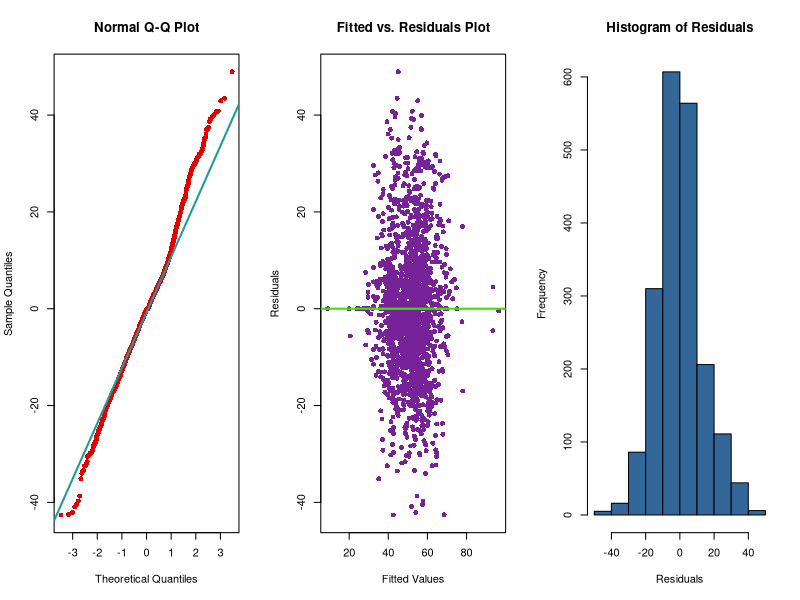
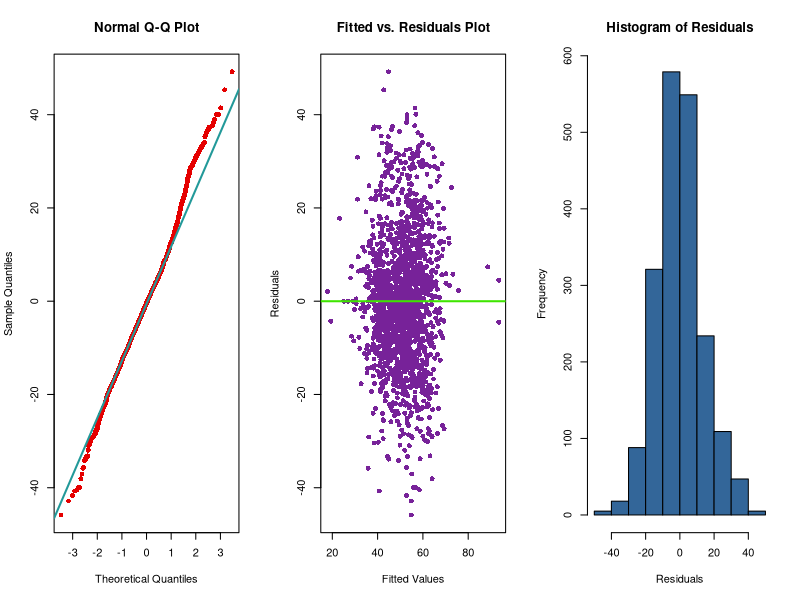
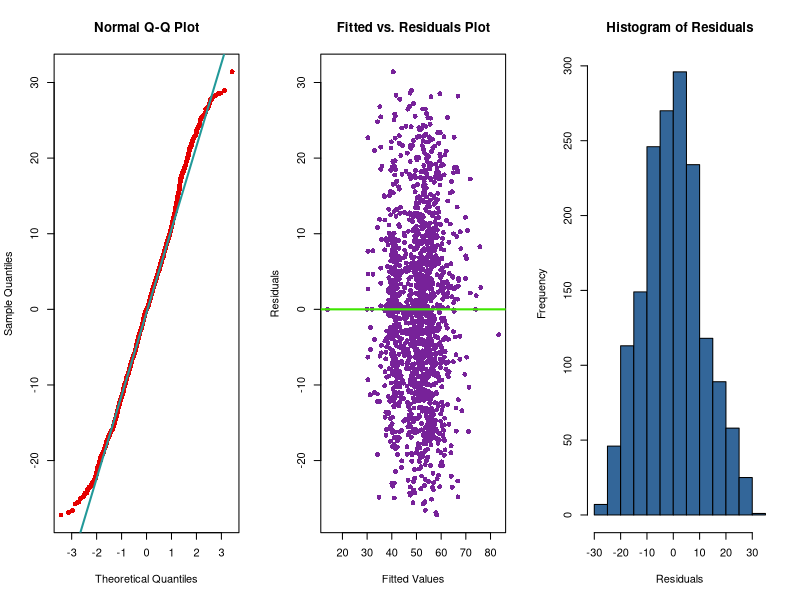
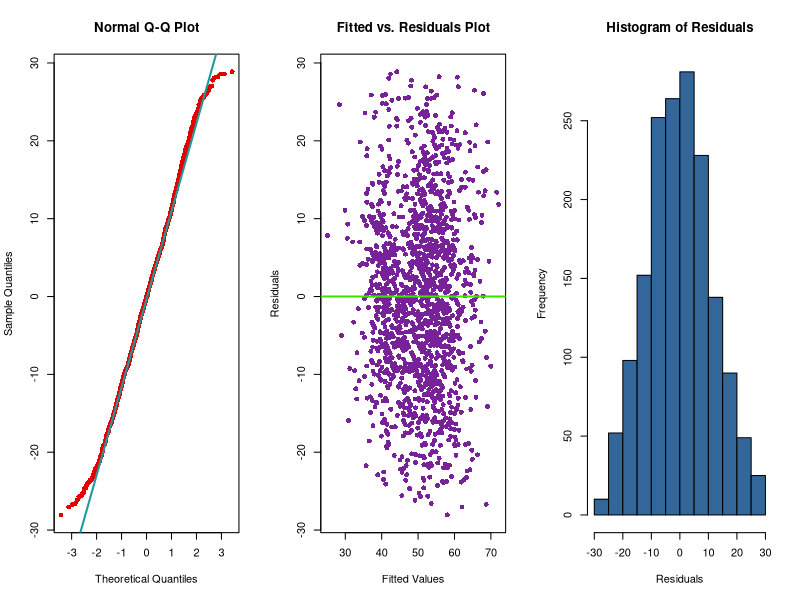
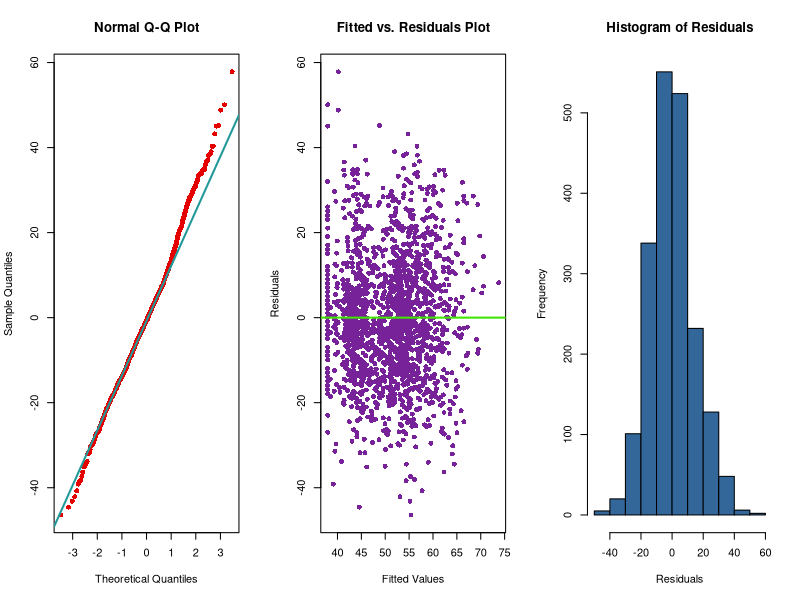
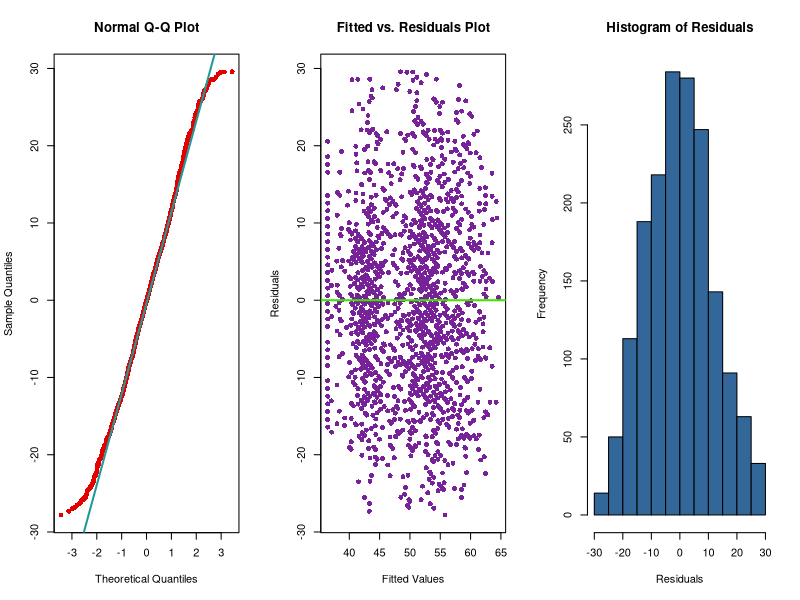

R code for these plots, in order: (Note: this script raises an error after producing the figures.)
## ---- chunk 1
knitr::opts_chunk$set(echo = TRUE)
library(lmtest)
library(car)
purple = '#772299'; green = '#3FE500'; red = '#E50000'; lightblue = '#229999'; blue = '#336699'
## ---- chunk 2
knee = read.csv('knees.csv')
knee$Surgeon = as.factor(knee$Surgeon)
knee$Year = as.factor(knee$Year)
## ---- chunk 3
#Function to plot various plots as QQPlot, Fitted vs Residual Plot.
plots = function(model) {
  par(mfcol=c(1,3))
  qqnorm(resid(model), col = red, pch = 16)
  qqline(resid(model), col = lightblue, lwd = 2)
  plot(fitted(model), resid(model), xlab = 'Fitted Values', ylab = 'Residuals', main = 'Fitted vs. Residuals Plot', col = purple, pch = 16)
  abline(h = 0, col = green, lwd = 2)
  hist(resid(model), col = blue, main = 'Histogram of Residuals', xlab = 'Residuals')
}

#Function to calculate various statistics which we use to evaluate the model
evaluate = function(model){
  # Run each of the tests
  lambda = 1.000001 # this is a hack so the function will return a CrossValidation score - HatValues of 1.0 are causing a division by zero error.
  shapiroTest = shapiro.test(resid(model))
  bpTest = bptest(model)
  rSquared = summary(model)$r.squared
  adjRSquared = summary(model)$adj.r.squared
  loocv = sqrt(mean((resid(model) / (lambda - hatvalues(model))) ^ 2))
  large_hat = sum(hatvalues(model) > 2 * mean(hatvalues(model)))
  large_resid = sum(rstandard(model)[abs(rstandard(model)) > 2]) / (length(rstandard(model) + lambda))
  
  
  # Collect tests in dataframe
  values = data.frame(Result = c(prettyNum(shapiroTest$p.value), prettyNum(bpTest$p.value), prettyNum(rSquared), prettyNum(adjRSquared),prettyNum(loocv),               prettyNum(large_hat))) 
  rowNames = data.frame(Test = c('Shapiro Wilk pvalue', 'Breusch-Pagan pvalue', 'R Squared', 'Adj R Squared', 'Cross Validation', 'Large Hat Values'))

  summary_output = cbind(rowNames, values)
  show(summary_output)
  plots(model)
}
# find and remove all influential values and return the resulting dataframe
removeInfluential = function(model, data){
  large_lev_index = which(hatvalues(model) > 2 * mean(hatvalues(model)))
  cooks = which(cooks.distance(model) > 4 / length(cooks.distance(model)))
  rStandard = abs(rstandard(model))
  rStandardIndex = which(rStandard > 2)
  index_ = union(union(large_lev_index, cooks), rStandardIndex)
  newData = data[-index_ , ]
  return(newData)
}

# identify all influential data points
IdentifyInfluential = function(model, data){
  large_lev_index = which(hatvalues(model) > 2 * mean(hatvalues(model)))
  cooks = which(cooks.distance(model) > 4 / length(cooks.distance(model)))
  rStandard = abs(rstandard(model))
  rStandardIndex = which(rStandard > 2)
  index_ = union(union(large_lev_index, cooks), rStandardIndex)
  return(index_)
}

# find large hat values, subtract them from the dataframe and return the dataframe
removeLargeHatValues = function(model, data){
  largeHat = which(hatvalues(model) > 2 * mean(hatvalues(model)))
  newData = data[-largeHat, ]
  return(newData)
}
# calculate the prediction accuracy with a margin (i.e. if the margin is set to 2, then a predicted value of 35.5 will return true if the actual value is 33.5-37.5)
prediction_accuracy = function(model, data, margin) {
  upper = data + margin
  lower = data - margin
  prediction = predict(model, newdata = data)
  return(sum(prediction < upper & lower < prediction)) / length(prediction)
}

rmse  = function(actual, predicted) {  sqrt(mean((actual - predicted) ^ 2))}

## ---- chunk 4
knee_int = lm(KneeScore_Surgeon ~ Surgeon + KneeScore_Patient:Age:Diagnosis * Side:TibialInsertModel, data = knee)
evaluate(knee_int)

knee_int2 = lm(KneeScore_Surgeon ~ Surgeon + Age:Race + Side * KneeScore_Patient * TibialInsertModel, data = knee)
evaluate(knee_int2)

int_data = removeInfluential(knee_int, knee)
knee_int_no_influence = lm(KneeScore_Surgeon ~ Surgeon + KneeScore_Patient:Age:Diagnosis * Side:TibialInsertModel, data = int_data)
evaluate(knee_int_no_influence)

int_data2 = removeInfluential(knee_int2, knee)
knee_int2_no_influence = lm(KneeScore_Surgeon ~ Surgeon + Age:Race + Side * KneeScore_Patient * TibialInsertModel, data = int_data2)
evaluate(knee_int2_no_influence)

bic_int = lm(KneeScore_Surgeon ~ Age:Side:KneeScore_Patient, data = knee)
evaluate(bic_int)

data3 = removeInfluential(bic_int, knee)
bic_no_inf = lm(KneeScore_Surgeon ~ Age:Side:KneeScore_Patient, data = data3)
evaluate(bic_no_inf)
## ---- chunk 5
scatterplotMatrix(~ KneeScore_Surgeon + KneeScore_Patient + Surgeon + Year + Age + Gender + Weight + Height, span=0.7, data=knee)
## ---- chunk 6
scatterplotMatrix(~ KneeScore_Surgeon + KneeScore_Patient + BMI + Diagnosis + Race + Side + GPS + Manufacturer, span=0.7, data=knee)
## ---- chunk 7
scatterplotMatrix(~ KneeScore_Surgeon + KneeScore_Patient + FemoralComponentModel + FemoralComponentSize + FemoralComponentType + TibialTrayModel + TibialInsertType, span=0.7, data=knee)
## ---- chunk 8
scatterplotMatrix(~ KneeScore_Surgeon + KneeScore_Patient + TibialTraySize + TibialInsertModel + TibialInsertWidth + PatellaModel + PatellaDiameter, span=0.7, data=knee)
## ---- chunk 9
scatterplotMatrix(~ KneeScore_Surgeon + KneeScore_Patient, span=0.7, data=knee)
## ---- chunk 10
surgeon_full_additive_model = lm(KneeScore_Surgeon ~ ., data = knee)
evaluate(surgeon_full_additive_model)
## ---- chunk 11
largeHat = which(hatvalues(surgeon_full_additive_model) > (2 * mean(hatvalues(surgeon_full_additive_model))))
unique(largeHat)
## ---- chunk 12
print(knee[689, ])
print(knee[1927, ])
## ---- chunk 13
surgeon_model_eight = lm(KneeScore_Surgeon ~ . - Diagnosis - Race - TibialInsertType - FemoralComponentModel - PatellaModel - TibialTrayModel - TibialTraySize - FemoralComponentType, data = knee)
evaluate(surgeon_model_eight)
## ---- chunk 14
anova(surgeon_model_eight, surgeon_full_additive_model)
## ---- chunk 15
n = length(resid(surgeon_full_additive_model))
surgeon_model_back_bic = step(surgeon_full_additive_model, direction = "backward", k = log(n), trace = 0)
evaluate(surgeon_model_back_bic)
anova(surgeon_model_back_bic, surgeon_full_additive_model)
## ---- chunk 16
options(warn=-1)
sample_idx = sample(1:nrow(knee), 1500)
train_data = knee[sample_idx, ]
test_data = knee[-sample_idx, ]


full_test = rmse(test_data$KneeScore_Surgeon, predict(surgeon_full_additive_model, test_data))
full_train = rmse(train_data$KneeScore_Surgeon, predict(surgeon_full_additive_model, train_data))

test_mod_8 = rmse(test_data$KneeScore_Surgeon, predict(surgeon_model_eight, test_data))
train_mod_8 = rmse(train_data$KneeScore_Surgeon, predict(surgeon_model_eight, train_data))

bic_test = rmse(test_data$KneeScore_Surgeon, predict(surgeon_model_back_bic, test_data))
bic_train = rmse(train_data$KneeScore_Surgeon, predict(surgeon_model_back_bic, train_data))
## ---- chunk 17
new_dataframe = removeInfluential(surgeon_model_eight, knee)
surgeon_model_nine = lm(KneeScore_Surgeon ~ . - Diagnosis - Race - TibialInsertType - FemoralComponentModel - PatellaModel - TibialTrayModel - TibialTraySize - FemoralComponentType, data = new_dataframe)
evaluate(surgeon_model_nine)
## ---- chunk 18
remove_hat_dataframe = removeLargeHatValues(surgeon_model_nine, new_dataframe)
surgeon_model_ten = lm(KneeScore_Surgeon ~ . - Diagnosis - Race - TibialInsertType - FemoralComponentModel - PatellaModel - TibialTrayModel - TibialTraySize - FemoralComponentType, data = remove_hat_dataframe)
evaluate(surgeon_model_ten)
## ---- chunk 19
n = length(resid(surgeon_model_ten))
surgeon_model_10_bic = step(surgeon_model_ten, direction = "backward", k = log(n), trace = 0)
evaluate(surgeon_model_10_bic)
## ---- chunk 20
sample_idx_two = sample(1:nrow(remove_hat_dataframe), 1300)
train_data_two = remove_hat_dataframe[sample_idx_two, ]
test_data_two = remove_hat_dataframe[-sample_idx_two, ]

test_mod_10 = rmse(test_data_two$KneeScore_Surgeon, predict(surgeon_model_ten, train_data_two))
train_mod_10 = rmse(train_data_two$KneeScore_Surgeon, predict(surgeon_model_ten, train_data_two))

test_10_bic = rmse(test_data_two$KneeScore_Surgeon, predict(surgeon_model_10_bic, train_data_two))
train_10_bic = rmse(train_data_two$KneeScore_Surgeon, predict(surgeon_model_10_bic, train_data_two))
## ---- chunk 21
pat_full_additive_model = lm(KneeScore_Patient ~ ., data = knee)
evaluate(pat_full_additive_model)
## ---- chunk 22
pat_model_eight = lm(KneeScore_Patient ~ . - Diagnosis - Race - TibialInsertType - FemoralComponentModel - PatellaModel - TibialTrayModel - TibialTraySize - FemoralComponentType, data = knee)
evaluate(pat_model_eight)
## ---- chunk 23
anova(pat_model_eight, pat_full_additive_model)
## ---- chunk 24
n = length(resid(pat_full_additive_model))
pat_model_back_bic = step(pat_full_additive_model, direction = "backward", k = log(n), trace = 0)
evaluate(pat_model_back_bic)
anova(pat_model_back_bic, pat_full_additive_model)
## ---- chunk 25
options(warn=-1)
sample_idx = sample(1:nrow(knee), 1500)
train_data = knee[sample_idx, ]
test_data = knee[-sample_idx, ]

rmse  = function(actual, predicted) {  sqrt(mean((actual - predicted) ^ 2))}

pat_full_test = rmse(test_data$KneeScore_Patient, predict(pat_full_additive_model, test_data))
pat_full_train = rmse(train_data$KneeScore_Patient, predict(pat_full_additive_model, train_data))

pat_test_mod_8 = rmse(test_data$KneeScore_Patient, predict(pat_model_eight, test_data))
pat_train_mod_8 = rmse(train_data$KneeScore_Patient, predict(pat_model_eight, train_data))

pat_bic_test = rmse(test_data$KneeScore_Patient, predict(pat_model_back_bic, test_data))
pat_bic_train = rmse(train_data$KneeScore_Patient, predict(pat_model_back_bic, train_data))
## ---- chunk 26
new_dataframe = removeInfluential(pat_model_eight, knee)
pat_model_nine = lm(KneeScore_Patient ~ . - Diagnosis - Race - TibialInsertType - FemoralComponentModel - PatellaModel - TibialTrayModel - TibialTraySize - FemoralComponentType, data = new_dataframe)
evaluate(pat_model_nine)
## ---- chunk 27
remove_hat_dataframe = removeLargeHatValues(pat_model_nine, new_dataframe)
pat_model_ten = lm(KneeScore_Patient ~ . - Diagnosis - Race - TibialInsertType - FemoralComponentModel - PatellaModel - TibialTrayModel - TibialTraySize - FemoralComponentType, data = remove_hat_dataframe)
evaluate(pat_model_ten)
## ---- chunk 28
n = length(resid(pat_model_ten))
pat_model_10_bic = step(pat_model_ten, direction = "backward", k = log(n), trace = 0)
evaluate(pat_model_10_bic)
## ---- chunk 29
sample_idx_two = sample(1:nrow(remove_hat_dataframe), 1300)
train_data_two = remove_hat_dataframe[sample_idx_two, ]
test_data_two = remove_hat_dataframe[-sample_idx_two, ]

test_mod_10 = rmse(test_data_two$KneeScore_Patient, predict(pat_model_ten, train_data_two))
train_mod_10 = rmse(train_data_two$KneeScore_Patient, predict(pat_model_ten, train_data_two))

test_10_bic = rmse(test_data_two$KneeScore_Patient, predict(pat_model_10_bic, train_data_two))
train_10_bic = rmse(train_data_two$KneeScore_Patient, predict(pat_model_10_bic, train_data_two))
